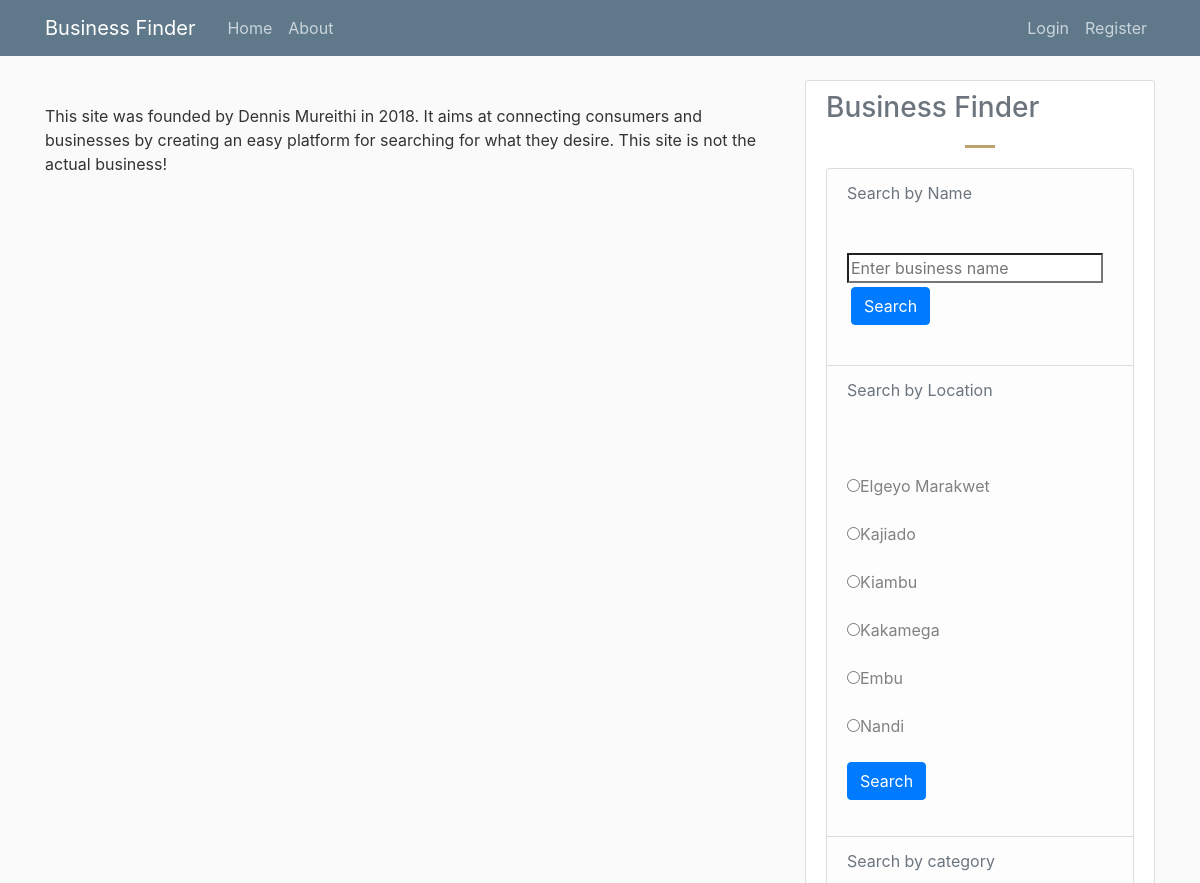
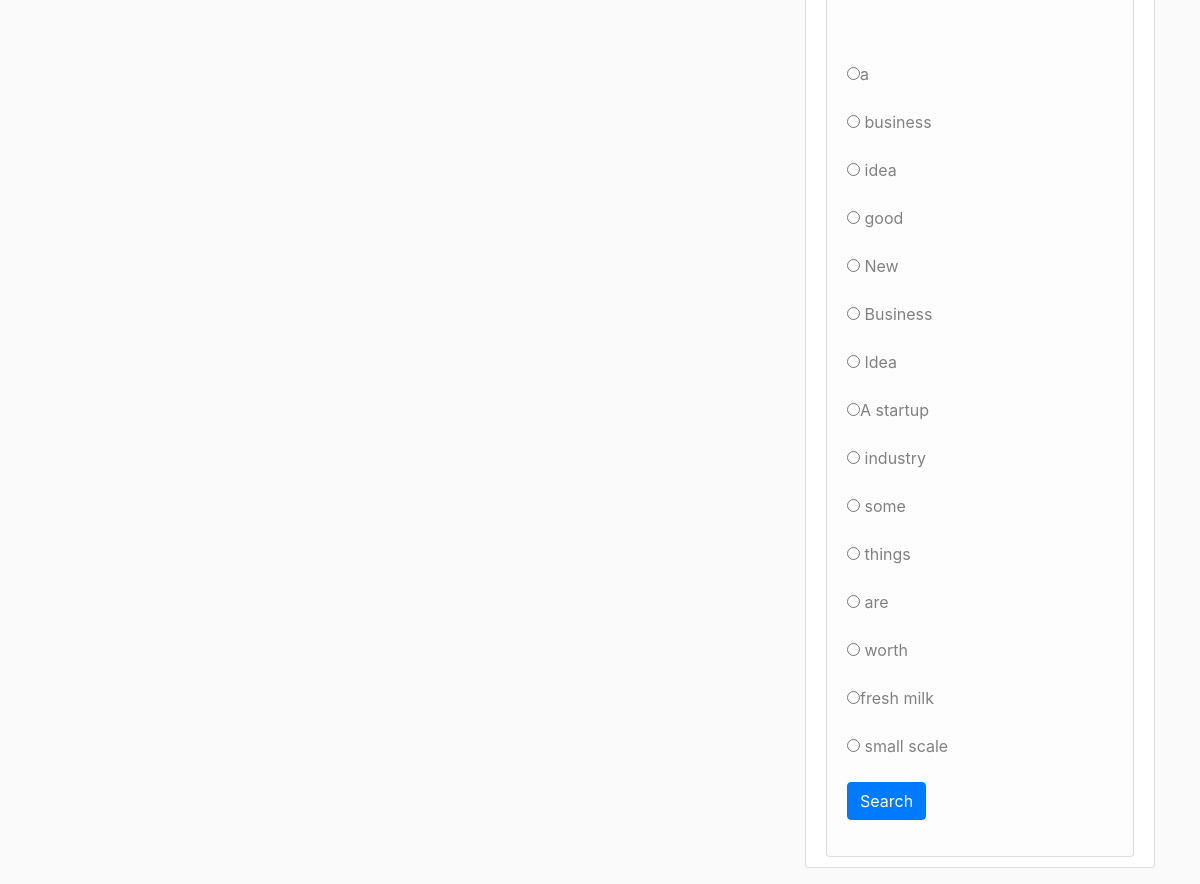
/about, run on the app's committed database (2 pictures, top to bottom).
### app/model.py (models this page shows, shortened)
class Location(db.Model):
    id = db.Column(db.Integer, primary_key=True)
    business_id = db.Column(db.Integer, db.ForeignKey('business.id'), nullable=False)
    county = db.Column(db.String(50), nullable=False)
    region = db.Column(db.String(50), nullable=False)
    location = db.Column(db.String(200), nullable=False)

class Category(db.Model):
    id = db.Column(db.Integer, primary_key=True)
    business_id = db.Column(db.Integer, db.ForeignKey('business.id'), nullable=False)
    category = db.Column(db.String(20), nullable=False)

### app/views.py (the view)
@app.route('/about')
def about():
    body = "This site was founded by Dennis Mureithi in 2018. It aims at connecting consumers and businesses by creating an easy platform for searching for what they desire. This site is not the actual business!"
    app = {
        "title":"About us",
        "body" : body
    }
    return render_template('about.html', app=app, locations=locAndCat()[1], categories=locAndCat()[0])

### app/views.py (called while the page is built)
def locAndCat():
    locations = Location.query.all()
    categories = Category.query.all()
    cat_list = []
    for category in categories:
        if category.category not in cat_list:
            cat_list.append(category.category)
    loc_list = []
    for location in locations:
        if location.county not in loc_list:
            loc_list.append(location.county)
    return [cat_list, loc_list]

### app/templates/about.html
{% extends "layout.html" %}
{% block content %}
    <div class="article-content">
        {{ app.body }}
    </div>
{% endblock content %}
{% block sidebar %}
    {% include "sidebar.html" %}
{% endblock sidebar %}

### app/templates/sidebar.html
<div class="col-md-4">
    <div class="content-section">
        <h3 class="text-muted">Business Finder</h3>
        <ul class="list-group">
            <li class="list-group-item list-group-item-light">
                <div class="text-muted">Search by Name</div>
                <radiogroup class="article-content">
                    <form method="POST", action="{{ url_for('search', category='name') }}">
                        <input type="search" name="search" placeholder="Enter business name">
                        <input type="submit" class="btn btn-primary m-1" value="Search">
                    </form>
                </radiogroup>
            </li>
            <li class="list-group-item list-group-item-light">
                <div class="text-muted">Search by Location</div>
                <radiogroup class="article-content">
                    <form method="POST", action="{{ url_for('search', category='location') }}">
                        {% for location in locations %}
                            <input type="radio" name="location" value="{{location}}">{{location}}
                        {% endfor %}
                        <input type="submit" class="btn btn-primary" value="Search">
                    </form>
                </radiogroup>
            </li>
            <li class="list-group-item list-group-item-light">
                <div class="text-muted">Search by category</div>
                <radiogroup class="article-content">
                    <form method="POST", action="{{ url_for('search', category='category') }}">
                        {% for category in categories %}
                            <input type="radio" name="category" value="{{category}}">{{category}}
                        {% endfor %}
                        <input type="submit" class="btn btn-primary" value="Search">
                    </form>
                </radiogroup>
            </li>
        </ul>
    </div>
</div>

### app/static/default.css (style rules this page uses)
body { background: #fafafa; color: #333333; margin-top: 5rem; }
h1, h2, h3, h4, h5, h6 { color: #444444; }
.content-section { background: #ffffff; padding: 10px 20px; border: 1px solid #dddddd; border-radius: 3px; margin-bottom: 20px; }
.article-content { white-space: pre-line; }
h3:after { content: " "; display: block; width: 10%; height: 3px; margin: 20px auto; border: 0; background: #BDA26B; }

### data on the page
Location: county "Elgeyo Marakwet"
Location: county "Kajiado"
Location: county "Kiambu"
Location: county "Kakamega"
Location: county "Embu"
Location: county "Nandi"
Category: category "business"
Category: category "idea"
Category: category "good"
Category: category "New"
Category: category "Business"
Category: category "Idea"
Category: category "A startup"
Category: category "industry"
Category: category "some"
Category: category "things"
Category: category "are"
Category: category "worth"
Category: category "fresh milk"
Category: category "small scale"

### other printed values
{{ app.body }} "This site was founded by Dennis Mureithi in 2018. It aims at connecting consumers and businesses by creating an easy platform for searching for what they desire. This site is not the actual business!"
{{ category }} "a"
